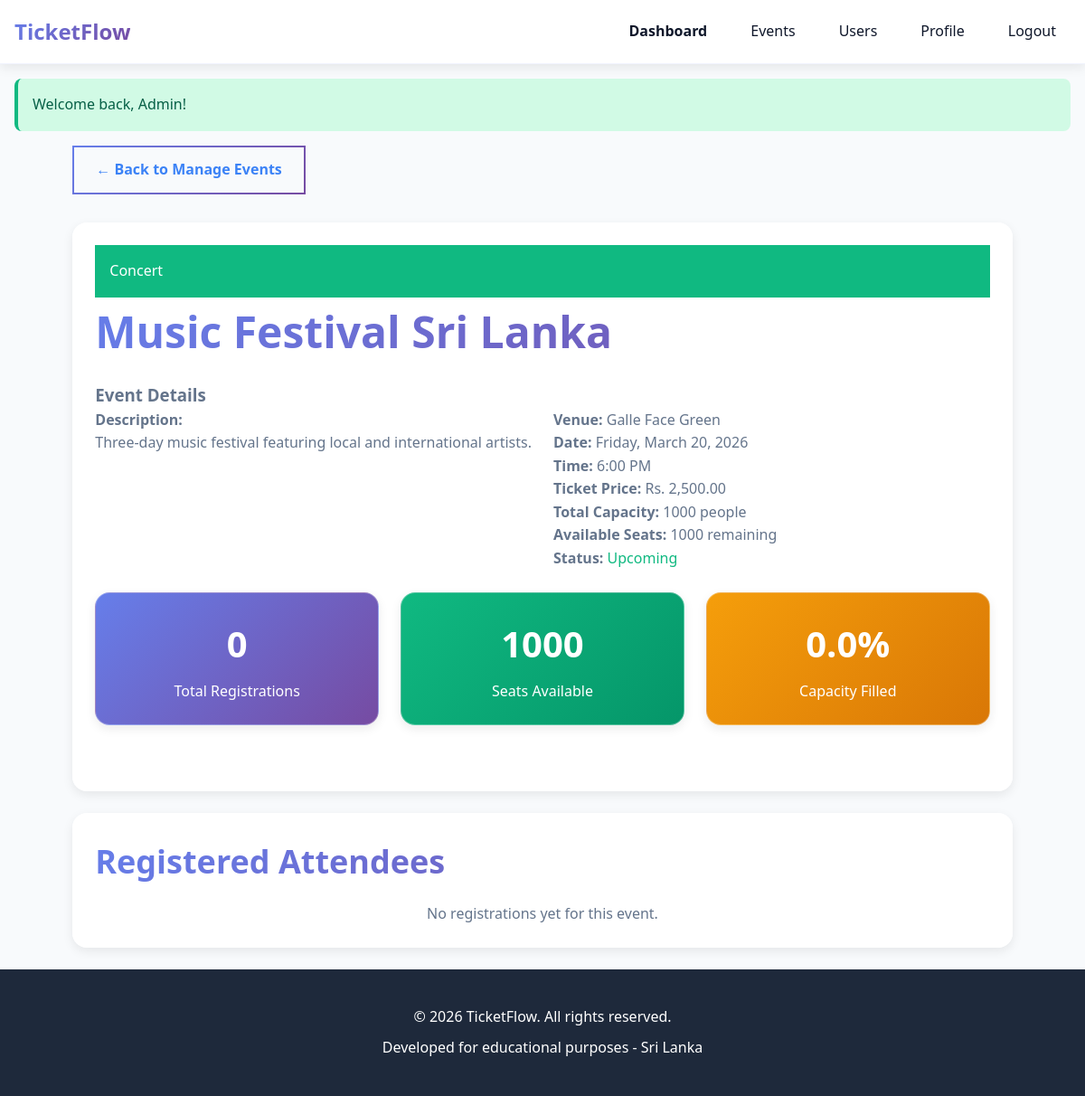
/admin/viewEvent/2 (signed in), run on the app's committed database.
### tables this page shows
CREATE TABLE IF NOT EXISTS events (
    id INT PRIMARY KEY AUTO_INCREMENT,
    category_id INT,
    title VARCHAR(200) NOT NULL,
    description TEXT,
    venue VARCHAR(200) NOT NULL,
    event_date DATE NOT NULL,
    event_time TIME NOT NULL,
    ticket_price DECIMAL(10, 2) DEFAULT 0.00,
    capacity INT NOT NULL,
    available_seats INT NOT NULL,
    image VARCHAR(255),
    status ENUM('upcoming', 'ongoing', 'completed', 'cancelled') DEFAULT 'upcoming',
    created_by INT,
    created_at TIMESTAMP DEFAULT CURRENT_TIMESTAMP,
    updated_at TIMESTAMP DEFAULT CURRENT_TIMESTAMP ON UPDATE CURRENT_TIMESTAMP,
    FOREIGN KEY (category_id) REFERENCES categories(id) ON DELETE SET NULL,
    FOREIGN KEY (created_by) REFERENCES users(id) ON DELETE SET NULL,
    INDEX idx_event_date (event_date),
    INDEX idx_status (status),
    INDEX idx_category (category_id)
);

CREATE TABLE IF NOT EXISTS categories (
    id INT PRIMARY KEY AUTO_INCREMENT,
    name VARCHAR(50) NOT NULL,
    description TEXT,
    created_at TIMESTAMP DEFAULT CURRENT_TIMESTAMP,
    INDEX idx_name (name)
);

### controllers/AdminController.php (called while the page is built, shortened)
<?php
function admin_viewEvent($id) {
    $event = event_get_by_id($id);
    $registrations = registration_get_by_event($id);
    $totalRegistrations = count($registrations);
    $data = [];
    $data['event'] = $event;
    $data['registrations'] = $registrations;
    $data['totalRegistrations'] = $totalRegistrations;
    view('admin/event-details', $data);
}

### models/Event.php (called while the page is built, shortened)
<?php
function event_get_by_id($id) {
    $sql = "SELECT e.*, c.name as category_name
            FROM events e
            LEFT JOIN categories c ON e.category_id = c.id
            WHERE e.id = :id";
    $params = [];
    $params[':id'] = $id;
    return db_query_one($sql, $params);
}

### models/Registration.php (called while the page is built, shortened)
<?php
function registration_get_by_event($eventId) {
    $sql = "SELECT r.*,
            u.email as user_email,
            u.phone as user_phone,
            CONCAT(u.first_name, ' ', u.last_name) as user_name
            FROM registrations r
            JOIN users u ON r.user_id = u.id
            WHERE r.event_id = :event_id
            ORDER BY r.registration_date DESC";
    $params = [];
    $params[':event_id'] = $eventId;
    return db_query_all($sql, $params);
}

### views/admin/event-details.php (the view, shortened to what this page needs)
<?php
require_once __DIR__ . '/../layout/header.php';
?>
<main class="container">
    <a href="/Event/admin/events" class="btn btn-outline mb-3">← Back to Manage Events</a>
    <div class="card">
        <?php if ($event['category_name']): ?>
            <div style="background: var(--secondary-color); color: white; padding: 1rem; font-size: 1rem; font-weight: 500;">
                <?php echo htmlspecialchars($event['category_name']); ?>
            </div>
        <?php endif; ?>
        <div class="card-header">
            <h1><?php echo htmlspecialchars($event['title']); ?></h1>
        </div>
        <div class="card-body">
            <h3>Event Details</h3>
            <div class="grid grid-2 mb-3">
                <div>
                    <p><strong>Description:</strong></p>
                    <p><?php echo nl2br(htmlspecialchars($event['description'])); ?></p>
                </div>
                <div>
                    <p><strong>Venue:</strong> <?php echo htmlspecialchars($event['venue']); ?></p>
                    <p><strong>Date:</strong> <?php echo date('l, F j, Y', strtotime($event['event_date'])); ?></p>
                    <p><strong>Time:</strong> <?php echo date('g:i A', strtotime($event['event_time'])); ?></p>
                    <p><strong>Ticket Price:</strong> Rs. <?php echo number_format($event['ticket_price'], 2); ?></p>
                    <p><strong>Total Capacity:</strong> <?php echo $event['capacity']; ?> people</p>
                    <p><strong>Available Seats:</strong> <?php echo $event['available_seats']; ?> remaining</p>
                    <p><strong>Status:</strong>
                        <span style="text-transform: capitalize; color: var(--secondary-color); font-weight: 500;">
                            <?php echo htmlspecialchars($event['status']); ?>
                        </span>
                    </p>
                </div>
            </div>
            <div class="grid grid-3 mb-3">
                <div class="card" style="background: linear-gradient(135deg, #667eea 0%, #764ba2 100%); color: white;">
                    <div class="card-body text-center">
                        <h3 style="font-size: 2.5rem; margin-bottom: 0.5rem; color: white;"><?php echo $totalRegistrations; ?></h3>
                        <p style="font-weight: 500; color: white;">Total Registrations</p>
                    </div>
                </div>
                <div class="card" style="background: linear-gradient(135deg, #10b981 0%, #059669 100%); color: white;">
                    <div class="card-body text-center">
                        <h3 style="font-size: 2.5rem; margin-bottom: 0.5rem; color: white;"><?php echo $event['available_seats']; ?></h3>
                        <p style="font-weight: 500; color: white;">Seats Available</p>
                    </div>
                </div>
                <div class="card" style="background: linear-gradient(135deg, #f59e0b 0%, #d97706 100%); color: white;">
                    <div class="card-body text-center">
                        <h3 style="font-size: 2.5rem; margin-bottom: 0.5rem; color: #ffffff !important;">
                            <?php echo number_format(($totalRegistrations / $event['capacity']) * 100, 1) . '%'; ?>
                        </h3>
                        <p style="font-weight: 500; color: white;">Capacity Filled</p>
                    </div>
                </div>
            </div>
        </div>
    </div>
    <div class="card">
        <div class="card-header">
            <h2>Registered Attendees</h2>
        </div>
        <?php if (empty($registrations)): ?>
            <div class="card-body text-center">
                <p>No registrations yet for this event.</p>
            </div>
        <?php endif; ?>
    </div>
</main>
<?php require_once __DIR__ . '/../layout/footer.php'; ?>

### public/css/style.css (style rules this page uses)
:root { --primary-color: #3b82f6; --primary-dark: #2563eb; --primary-light: #60a5fa; --secondary-color: #10b981; --secondary-dark: #059669; --danger-color: #ef4444; --warning-color: #f59e0b; --dark-color: #1e293b; --light-color: #f8fafc; --white: #ffffff; --text-primary: #0f172a; --text-secondary: #64748b; --gradient-primary: linear-gradient(135deg, #667eea 0%, #764ba2 100%); --gradient-secondary: linear-gradient(135deg, #f093fb 0%, #f5576c 100%); --gradient-success: linear-gradient(135deg, #4facfe 0%, #00f2fe 100%); --gradient-dark: linear-gradient(135deg, #2c3e50 0%, #3498db 100%); --spacing-sm: 0.5rem; --spacing-md: 1rem; --spacing-lg: 1.5rem; --spacing-xl: 2rem; --radius-sm: 0.375rem; --radius-md: 0.5rem; --radius-lg: 1rem; --radius-xl: 1.5rem; --shadow-sm: 0 2px 4px rgba(0, 0, 0, 0.05); --shadow-md: 0 4px 12px rgba(0, 0, 0, 0.08); --shadow-lg: 0 12px 24px rgba(0, 0, 0, 0.12); --shadow-xl: 0 20px 40px rgba(0, 0, 0, 0.15); --transition: all 0.3s cubic-bezier(0.4, 0, 0.2, 1); --transition-fast: all 0.15s ease; }
* { margin: 0; padding: 0; box-sizing: border-box; }
body { font-family: 'Segoe UI', Tahoma, Geneva, Verdana, sans-serif; line-height: 1.6; color: var(--text-primary); background-color: var(--light-color); min-height: 100vh; display: flex; flex-direction: column; }
a { color: var(--primary-color); text-decoration: none; transition: var(--transition); }
.container { max-width: 1200px; margin: 0 auto; padding: 0 var(--spacing-md); }
main { flex: 1; padding: 4rem 0 2rem 0; }
.card { background: rgba(255, 255, 255, 0.95); backdrop-filter: blur(10px); border-radius: var(--radius-lg); box-shadow: var(--shadow-md); padding: var(--spacing-lg); margin-bottom: var(--spacing-lg); transition: var(--transition); border: 1px solid rgba(255, 255, 255, 0.3); position: relative; overflow: hidden; }
.card::before { content: ''; position: absolute; top: 0; left: 0; right: 0; height: 3px; background: var(--gradient-primary); opacity: 0; transition: var(--transition); }
.card-header { font-size: 1.5rem; font-weight: 700; margin-bottom: var(--spacing-md); color: var(--text-primary); background: linear-gradient(135deg, #667eea 0%, #764ba2 100%); -webkit-background-clip: text; -webkit-text-fill-color: transparent; background-clip: text; }
.card-body { color: var(--text-secondary); }
.grid { display: grid; gap: var(--spacing-lg); }
.grid-2 { grid-template-columns: repeat(2, 1fr); }
.grid-3 { grid-template-columns: repeat(3, 1fr); }
.btn { display: inline-block; padding: 0.75rem 1.5rem; border-radius: var(--radius-md); font-size: 1rem; font-weight: 600; text-align: center; cursor: pointer; border: none; transition: var(--transition); position: relative; overflow: hidden; text-decoration: none; }
.btn-outline { background: transparent; border: 2px solid; border-image: linear-gradient(135deg, #667eea 0%, #764ba2 100%) 1; color: var(--primary-color); position: relative; z-index: 1; overflow: hidden; }
.btn-outline::before { content: ''; position: absolute; top: 0; left: 0; right: 0; bottom: 0; background: linear-gradient(135deg, #667eea 0%, #764ba2 100%); opacity: 0; z-index: -1; transition: opacity 0.3s ease; }
.text-center { text-align: center; }
.mb-3 { margin-bottom: var(--spacing-lg); }

### data on the page
events: category.name "Concert", title "Music Festival Sri Lanka", description "Three-day music festival featuring local and international artists.", venue "Galle Face Green", event_date "Friday, March 20, 2026", event_time "6:00 PM", ticket_price "2,500.00", capacity "1000", available_seats "1000", status "Upcoming", ($totalRegistrations/$event['capacity'])*100 "0.0"

### other printed values
$_SESSION['success'] "Welcome back, Admin!"
$totalRegistrations "0"
